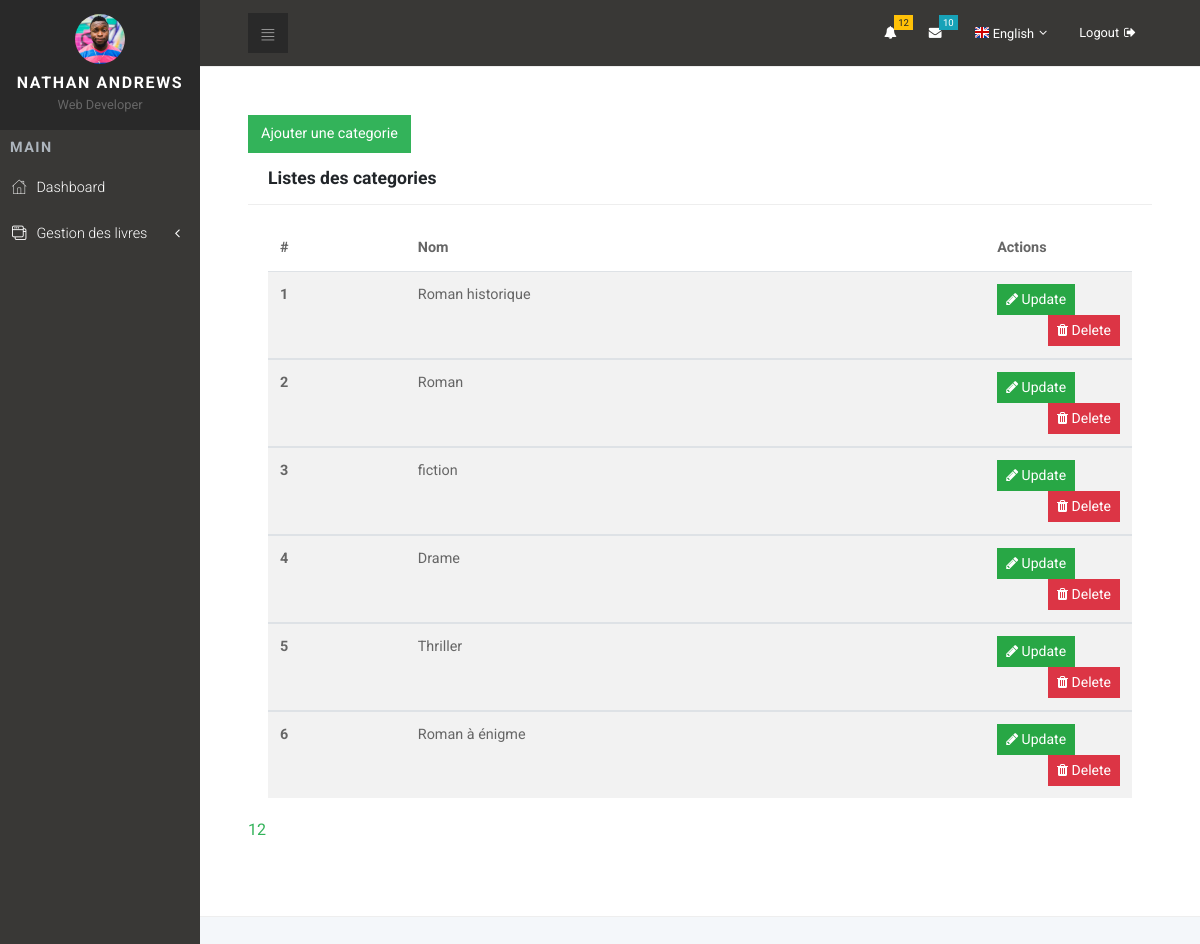
The page /views/dashboard/categories.php on the database its author committed.
### tables this page shows
CREATE TABLE IF NOT EXISTS `categories` (
  `id` int(11) NOT NULL AUTO_INCREMENT,
  `name` varchar(200) NOT NULL,
  PRIMARY KEY (`id`)
);

### core/categories.php (called while the page is built, shortened)
<?php
class categories
{
    function afficher($var)
    {
        $query = "SELECT * FROM categories LIMIT $var,6";
        $db = config::getConnexion();
        try {
            return ($db->query($query));
        } catch (Exception $err) {
            echo 'Erreur: ' . $err->getMessage();
        }
    }
    function count()
    {
        $sql = "SELECT * FROM  categories";
        $db = config::getConnexion();
        try {
            $S = $db->query($sql);
            return $S->rowCount();
        } catch (Exception $err) {
            die('Erreur: ' . $err->getMessage());
        }
    }
}

### views/dashboard/categories.php (the view, shortened to what this page needs)
<?php include "header.php";
include "../../core/categories.php";
include "../../core/livres.php";
$c = new categories();
?>
<section class="dashboard-header section-padding">
    <div class="container-fluid">
        <button type="button" class="btn btn-primary" data-toggle="modal" data-target="#ajoutModal">
            Ajouter une categorie
        </button>
        <div class="row d-flex align-items-md-stretch">
            <div class="col-lg-12">
                <div class="card">
                    <div class="card-header">
                        <h4>Listes des categories</h4>
                    </div>
                    <div class="card-body">
                        <div class="table-responsive">
                            <table class="table table-striped">
                                <thead>
                                <tr>
                                    <th>#</th>
                                    <th>Nom</th>
                                    <th width="17%">Actions</th>
                                </tr>
                                </thead>
                                <?php
                                if (isset($_GET['page'])) {
                                    $page = $_GET['page'];
                                } else {
                                    $page = "";
                                }
                                if ($page == "" || $page == 1) {
                                    $page_1 = 0;
                                } else {
                                    $page_1 = ($page * 6) - 6;
                                }
                                $result = $c->afficher($page_1);
                                $count = ceil(($c->count()) / 6);
                                ?>
                                <tbody>
                                <?php
                                $j = 0;
                                foreach ($result
                                as $row)
                                {
                                $j++; ?>
                                <tr>
                                    <th scope="row"><?php echo $j; ?> </th>
                                    <td><?php echo $row["name"]; ?></td>
                                    <td>
                                        <form action="modifier_categorie.php" style="float:left;">
                                            <button class="btn btn-sm btn-success" type="submit" name="modifier"
                                                    value="modifier"><i class="fa fa-pencil"> </i> Update
                                            </button>
                                        </form>
                                        <form action="../../core/supprimer_categorie.php" style="float:right;">
                                            <button class="btn btn-sm btn-danger" type="submit" id="supprimer"
                                                    name="supprimer" value="supprimer"><i class="fa fa-trash"></i>
                                                Delete
                                            </button>
                                        </form>
                                    </td>
                                </tr>
                                </tbody>
                            <?php } ?>
                            </table>
                        </div>
                    </div>
                    <div>
                        <ul class="pagination">
                            <?php
                            if ($count > 1) {
                                for ($i = 1; $i <= $count; $i++) {
                                    if ($i == $page) {
                                        echo "<li> <a style=' color: white;  background: #33b35a ; width: 15px' href='categories.php?page={$i}'>{$i}</a> </li>  ";
                                    } else {
                                        echo "<li> <a href='categories.php?page={$i}'>{$i}</a> </li>  ";
                                    }
                                }
                            }
                            ?>
                        </ul>
                    </div>
                </div>
            </div>
        </div>
</section>
<link href="https://cdnjs.cloudflare.com/ajax/libs/select2/4.0.3/css/select2.min.css" rel="stylesheet"/>
</body>
</html>

### views/dashboard/css/style.default.css (style rules this page uses)
a { display: inline-block; text-decoration: none; color: #fff; }
body { overflow-x: hidden; }
i { display: inline-block; }
table { font-size: 0.9em; color: #666; }
.card { margin-bottom: 30px; -webkit-box-shadow: 1px 1px 2px rgba(0, 0, 0, 0.1); box-shadow: 1px 1px 2px rgba(0, 0, 0, 0.1); }
.card-header h1, .card-header h2, .card-header h3, .card-header h4, .card-header h5, .card-header h6 { margin-bottom: 0; }
.section-padding { padding: 3rem 0; }
@media (min-width: 768px) { .container-fluid { padding: 0 3rem; } }
.dashboard-header { background: #fff; border-top: 1px solid #eee; border-bottom: 1px solid #eee; }
.dashboard-header li { margin-bottom: 10px; }
@media (min-width: 992px) { .dashboard-header { margin-bottom: 30px; } }
@media (min-width: 992px) { .dashboard-header .card { -webkit-box-shadow: none; box-shadow: none; margin-bottom: 0; } }
button { cursor: pointer; }
.table { margin-bottom: 0; color: #666; }
.table td, .table th { border-color: #dee2e6; }
.table thead th { border: none; }
.table-striped tbody tr { -webkit-transition: all 0.3s; transition: all 0.3s; }
.btn { font-weight: 400; border: 1px solid transparent; padding: 0.45rem 0.75rem; font-size: 0.9rem; line-height: 1.5; border-radius: 0; -webkit-transition: color 0.15s ease-in-out, background-color 0.15s ease-in-out, border-color 0.15s ease-in-out, -webkit-box-shadow 0.15s ease-in-out; transition: color 0.15s ease-in-out, background-color 0.15s ease-in-out, border-color 0.15s ease-in-out, -webkit-box-shadow 0.15s ease-in-out; transition: color 0.15s ease-in-out, background-color 0.15s ease-in-out, border-color 0.15s ease-in-out, box-shadow 0.15s ease-in-out; transition: color 0.15s ease-in-out, background-color 0.15s ease-in-out, border-color 0.15s ease-in-out, box-shadow 0.15s ease-in-out, -webkit-box-shadow 0.15s ease-in-out; }
.btn-primary { color: color-yiq(#33b35a); background-color: #33b35a; border-color: #33b35a; }
.btn-success { color: color-yiq(#28a745); background-color: #28a745; border-color: #28a745; }
.btn-danger { color: color-yiq(#dc3545); background-color: #dc3545; border-color: #dc3545; }
.btn-sm { padding: 0.25rem 0.5rem; font-size: 0.875rem; line-height: 1.5; border-radius: 0; }
body { font-family: "Roboto", sans-serif; font-size: 1rem; font-weight: 400; line-height: 1.5; color: #212529; background-color: #fff; }
a { color: #33b35a; text-decoration: none; }
h1, h2, h3, h4, h5, h6, .h1, .h2, .h3, .h4, .h5, .h6 { margin-bottom: 0.5rem; font-family: inherit; font-weight: 700; line-height: 1.1; color: inherit; }
h4, .h4 { font-size: 1.1rem; }
.card { background-color: #fff; border: 0 solid #eee; border-radius: 0; }
.card-body { padding: 1.25rem; }
.card-header { padding: 1rem 1.25rem; background-color: #fff; border-bottom: 1px solid #eee; }
.card-header:first-child { border-radius: 0 0 0 0; }

### rows shown on the page
categories: name "Roman historique"
categories: name "Roman"
categories: name "fiction"
categories: name "Drame"
categories: name "Thriller"
categories: name "Roman à énigme"
